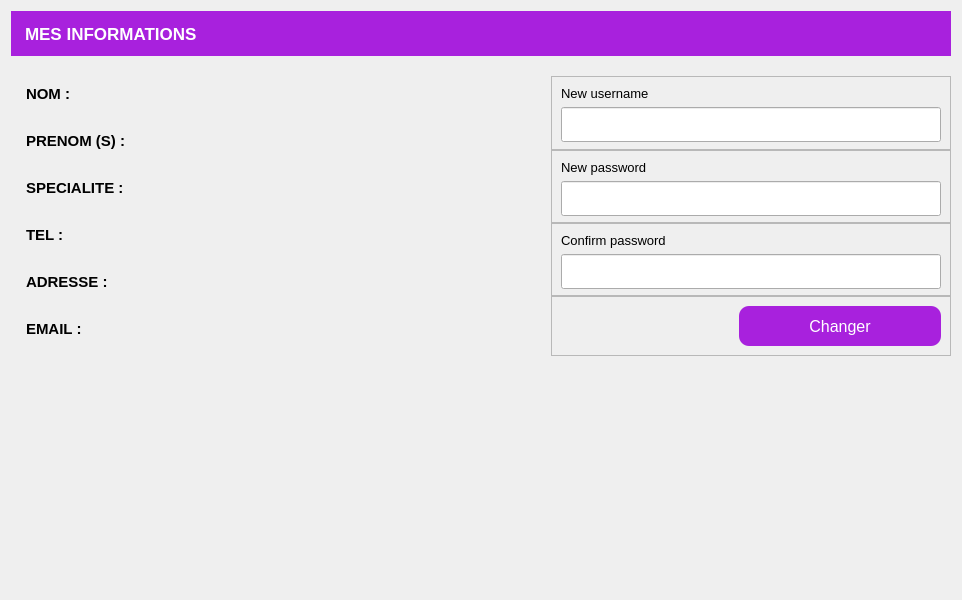
            <widget class="QWidget" name="page_4">
             <layout class="QVBoxLayout" name="verticalLayout_37">
              <item>
               <widget class="QFrame" name="frame_55">
                <property name="frameShape">
                 <enum>QFrame::NoFrame</enum>
                </property>
                <property name="frameShadow">
                 <enum>QFrame::Raised</enum>
                </property>
                <layout class="QVBoxLayout" name="verticalLayout_36">
                 <property name="spacing">
                  <number>0</number>
                 </property>
                 <property name="leftMargin">
                  <number>0</number>
                 </property>
                 <property name="topMargin">
                  <number>0</number>
                 </property>
                 <property name="rightMargin">
                  <number>0</number>
                 </property>
                 <item>
                  <widget class="QFrame" name="frame_56">
                   <property name="minimumSize">
                    <size>
                     <width>0</width>
                     <height>45</height>
                    </size>
                   </property>
                   <property name="maximumSize">
                    <size>
                     <width>16777215</width>
                     <height>50</height>
                    </size>
                   </property>
                   <property name="styleSheet">
                    <string notr="true">background-color: rgb(168, 33, 221);
color: rgb(255, 255, 255);</string>
                   </property>
                   <property name="frameShape">
                    <enum>QFrame::NoFrame</enum>
                   </property>
                   <property name="frameShadow">
                    <enum>QFrame::Raised</enum>
                   </property>
                   <layout class="QHBoxLayout" name="horizontalLayout_29">
                    <property name="leftMargin">
                     <number>14</number>
                    </property>
                    <property name="topMargin">
                     <number>0</number>
                    </property>
                    <property name="bottomMargin">
                     <number>0</number>
                    </property>
                    <item>
                     <widget class="QLabel" name="label_41">
                      <property name="font">
                       <font>
                        <pointsize>13</pointsize>
                        <weight>75</weight>
                        <bold>true</bold>
                       </font>
                      </property>
                      <property name="text">
                       <string>MES INFORMATIONS</string>
                      </property>
                     </widget>
                    </item>
                    <item>
                     <widget class="QPushButton" name="btnRetourGestPatient_3">
                      <property name="maximumSize">
                       <size>
                        <width>55</width>
                        <height>45</height>
                       </size>
                      </property>
                      <property name="cursor">
                       <cursorShape>PointingHandCursor</cursorShape>
                      </property>
                      <property name="styleSheet">
                       <string notr="true">border: none;</string>
                      </property>
                      <property name="text">
                       <string/>
                      </property>
                      <property name="iconSize">
                       <size>
                        <width>45</width>
                        <height>45</height>
                       </size>
                      </property>
                      <property name="flat">
                       <bool>true</bool>
                      </property>
                     </widget>
                    </item>
                   </layout>
                  </widget>
                 </item>
                 <item>
                  <widget class="QFrame" name="frame_57">
                   <property name="frameShape">
                    <enum>QFrame::NoFrame</enum>
                   </property>
                   <property name="frameShadow">
                    <enum>QFrame::Raised</enum>
                   </property>
                   <layout class="QHBoxLayout" name="horizontalLayout_40">
                    <property name="spacing">
                     <number>0</number>
                    </property>
                    <property name="leftMargin">
                     <number>0</number>
                    </property>
                    <property name="topMargin">
                     <number>0</number>
                    </property>
                    <property name="rightMargin">
                     <number>0</number>
                    </property>
                    <property name="bottomMargin">
                     <number>0</number>
                    </property>
                    <item>
                     <widget class="QFrame" name="info_2">
                      <property name="minimumSize">
                       <size>
                        <width>500</width>
                        <height>250</height>
                       </size>
                      </property>
                      <property name="maximumSize">
                       <size>
                        <width>500</width>
                        <height>300</height>
                       </size>
                      </property>
                      <layout class="QGridLayout" name="gridLayout_2">
                       <property name="leftMargin">
                        <number>15</number>
                       </property>
                       <property name="spacing">
                        <number>0</number>
                       </property>
                       <item row="0" column="1">
                        <widget class="QLabel" name="LA_nom_M">
                         <property name="minimumSize">
                          <size>
                           <width>0</width>
                           <height>57</height>
                          </size>
                         </property>
                         <property name="font">
                          <font>
                           <pointsize>10</pointsize>
                           <weight>75</weight>
                           <bold>true</bold>
                          </font>
                         </property>
                         <property name="text">
                          <string/>
                         </property>
                        </widget>
                       </item>
                       <item row="5" column="1">
                        <widget class="QLabel" name="LA_email_M">
                         <property name="minimumSize">
                          <size>
                           <width>0</width>
                           <height>57</height>
                          </size>
                         </property>
                         <property name="font">
                          <font>
                           <pointsize>10</pointsize>
                           <weight>75</weight>
                           <bold>true</bold>
                          </font>
                         </property>
                         <property name="text">
                          <string/>
                         </property>
                        </widget>
                       </item>
                       <item row="2" column="1">
                        <widget class="QLabel" name="LA_specialite_M">
                         <property name="minimumSize">
                          <size>
                           <width>0</width>
                           <height>57</height>
                          </size>
                         </property>
                         <property name="font">
                          <font>
                           <pointsize>10</pointsize>
                           <weight>75</weight>
                           <bold>true</bold>
                          </font>
                         </property>
                         <property name="text">
                          <string/>
                         </property>
                        </widget>
                       </item>
                       <item row="1" column="0">
                        <widget class="QLabel" name="label_42">
                         <property name="minimumSize">
                          <size>
                           <width>0</width>
                           <height>57</height>
                          </size>
                         </property>
                         <property name="font">
                          <font>
                           <pointsize>11</pointsize>
                           <weight>75</weight>
                           <bold>true</bold>
                          </font>
                         </property>
                         <property name="text">
                          <string>PRENOM (S) :</string>
                         </property>
                        </widget>
                       </item>
                       <item row="0" column="0">
                        <widget class="QLabel" name="label_43">
                         <property name="minimumSize">
                          <size>
                           <width>0</width>
                           <height>57</height>
                          </size>
                         </property>
                         <property name="maximumSize">
                          <size>
                           <width>235</width>
                           <height>16777215</height>
                          </size>
                         </property>
                         <property name="font">
                          <font>
                           <pointsize>11</pointsize>
                           <weight>75</weight>
                           <bold>true</bold>
                          </font>
                         </property>
                         <property name="text">
                          <string>NOM :</string>
                         </property>
                        </widget>
                       </item>
                       <item row="2" column="0">
                        <widget class="QLabel" name="label_44">
                         <property name="minimumSize">
                          <size>
                           <width>0</width>
                           <height>57</height>
                          </size>
                         </property>
                         <property name="font">
                          <font>
                           <pointsize>11</pointsize>
                           <weight>75</weight>
                           <bold>true</bold>
                          </font>
                         </property>
                         <property name="text">
                          <string>SPECIALITE :</string>
                         </property>
                        </widget>
                       </item>
                       <item row="3" column="0">
                        <widget class="QLabel" name="label_45">
                         <property name="minimumSize">
                          <size>
                           <width>0</width>
                           <height>57</height>
                          </size>
                         </property>
                         <property name="font">
                          <font>
                           <pointsize>11</pointsize>
                           <weight>75</weight>
                           <bold>true</bold>
                          </font>
                         </property>
                         <property name="text">
                          <string>TEL :</string>
                         </property>
                        </widget>
                       </item>
                       <item row="3" column="1">
                        <widget class="QLabel" name="LA_tel_M">
                         <property name="minimumSize">
                          <size>
                           <width>0</width>
                           <height>57</height>
                          </size>
                         </property>
                         <property name="font">
                          <font>
                           <pointsize>10</pointsize>
                           <weight>75</weight>
                           <bold>true</bold>
                          </font>
                         </property>
                         <property name="text">
                          <string/>
                         </property>
                        </widget>
                       </item>
                       <item row="4" column="0">
                        <widget class="QLabel" name="label_46">
                         <property name="minimumSize">
                          <size>
                           <width>0</width>
                           <height>57</height>
                          </size>
                         </property>
                         <property name="font">
                          <font>
                           <pointsize>11</pointsize>
                           <weight>75</weight>
                           <bold>true</bold>
                          </font>
                         </property>
                         <property name="text">
                          <string>ADRESSE :</string>
                         </property>
                        </widget>
                       </item>
                       <item row="1" column="1">
                        <widget class="QLabel" name="LA_prenom_M">
                         <property name="minimumSize">
                          <size>
                           <width>0</width>
                           <height>57</height>
                          </size>
                         </property>
                         <property name="font">
                          <font>
                           <pointsize>10</pointsize>
                           <weight>75</weight>
                           <bold>true</bold>
                          </font>
                         </property>
                         <property name="text">
                          <string/>
                         </property>
                        </widget>
                       </item>
                       <item row="4" column="1">
                        <widget class="QLabel" name="LA_adresse_M">
                         <property name="minimumSize">
                          <size>
                           <width>0</width>
                           <height>57</height>
                          </size>
                         </property>
                         <property name="font">
                          <font>
                           <pointsize>10</pointsize>
                           <weight>75</weight>
                           <bold>true</bold>
                          </font>
                         </property>
                         <property name="text">
                          <string/>
                         </property>
                        </widget>
                       </item>
                       <item row="5" column="0">
                        <widget class="QLabel" name="label_47">
                         <property name="minimumSize">
                          <size>
                           <width>0</width>
                           <height>57</height>
                          </size>
                         </property>
                         <property name="font">
                          <font>
                           <pointsize>11</pointsize>
                           <weight>75</weight>
                           <bold>true</bold>
                          </font>
                         </property>
                         <property name="text">
                          <string>EMAIL :</string>
                         </property>
                        </widget>
                       </item>
                      </layout>
                     </widget>
                    </item>
                    <item>
                     <spacer name="horizontalSpacer_4">
                      <property name="orientation">
                       <enum>Qt::Horizontal</enum>
                      </property>
                      <property name="sizeHint" stdset="0">
                       <size>
                        <width>40</width>
                        <height>20</height>
                       </size>
                      </property>
                     </spacer>
                    </item>
                    <item>
                     <widget class="QFrame" name="frame_58">
                      <property name="minimumSize">
                       <size>
                        <width>400</width>
                        <height>250</height>
                       </size>
                      </property>
                      <property name="maximumSize">
                       <size>
                        <width>400</width>
                        <height>300</height>
                       </size>
                      </property>
                      <property name="frameShape">
                       <enum>QFrame::NoFrame</enum>
                      </property>
                      <property name="frameShadow">
                       <enum>QFrame::Raised</enum>
                      </property>
                      <layout class="QVBoxLayout" name="verticalLayout_35">
                       <property name="spacing">
                        <number>0</number>
                       </property>
                       <property name="leftMargin">
                        <number>0</number>
                       </property>
                       <property name="topMargin">
                        <number>20</number>
                       </property>
                       <property name="rightMargin">
                        <number>0</number>
                       </property>
                       <property name="bottomMargin">
                        <number>0</number>
                       </property>
                       <item>
                        <widget class="QFrame" name="frame_59">
                         <property name="frameShape">
                          <enum>QFrame::StyledPanel</enum>
                         </property>
                         <property name="frameShadow">
                          <enum>QFrame::Raised</enum>
                         </property>
                         <layout class="QVBoxLayout" name="verticalLayout_32">
                          <item>
                           <widget class="QLabel" name="label_48">
                            <property name="font">
                             <font>
                              <pointsize>10</pointsize>
                             </font>
                            </property>
                            <property name="text">
                             <string>New username</string>
                            </property>
                           </widget>
                          </item>
                          <item>
                           <widget class="QLineEdit" name="L_username">
                            <property name="minimumSize">
                             <size>
                              <width>0</width>
                              <height>35</height>
                             </size>
                            </property>
                            <property name="font">
                             <font>
                              <pointsize>11</pointsize>
                             </font>
                            </property>
                           </widget>
                          </item>
                         </layout>
                        </widget>
                       </item>
                       <item>
                        <widget class="QFrame" name="frame_60">
                         <property name="frameShape">
                          <enum>QFrame::StyledPanel</enum>
                         </property>
                         <property name="frameShadow">
                          <enum>QFrame::Raised</enum>
                         </property>
                         <layout class="QVBoxLayout" name="verticalLayout_33">
                          <item>
                           <widget class="QLabel" name="label_49">
                            <property name="font">
                             <font>
                              <pointsize>10</pointsize>
                             </font>
                            </property>
                            <property name="text">
                             <string>New password</string>
                            </property>
                           </widget>
                          </item>
                          <item>
                           <widget class="QLineEdit" name="L_password">
                            <property name="minimumSize">
                             <size>
                              <width>0</width>
                              <height>35</height>
                             </size>
                            </property>
                            <property name="font">
                             <font>
                              <pointsize>11</pointsize>
                             </font>
                            </property>
                            <property name="echoMode">
                             <enum>QLineEdit::Password</enum>
                            </property>
                           </widget>
                          </item>
                         </layout>
                        </widget>
                       </item>
                       <item>
                        <widget class="QFrame" name="frame_61">
                         <property name="frameShape">
                          <enum>QFrame::StyledPanel</enum>
                         </property>
                         <property name="frameShadow">
                          <enum>QFrame::Raised</enum>
                         </property>
                         <layout class="QVBoxLayout" name="verticalLayout_34">
                          <item>
                           <widget class="QLabel" name="label_50">
                            <property name="font">
                             <font>
                              <pointsize>10</pointsize>
                             </font>
                            </property>
                            <property name="text">
                             <string>Confirm password</string>
                            </property>
                           </widget>
                          </item>
                          <item>
                           <widget class="QLineEdit" name="L_password_confirm">
                            <property name="minimumSize">
                             <size>
                              <width>0</width>
                              <height>35</height>
                             </size>
                            </property>
                            <property name="font">
                             <font>
                              <pointsize>11</pointsize>
                             </font>
                            </property>
                            <property name="echoMode">
                             <enum>QLineEdit::Password</enum>
                            </property>
                           </widget>
                          </item>
                         </layout>
                        </widget>
                       </item>
                       <item>
                        <widget class="QFrame" name="frame_62">
                         <property name="frameShape">
                          <enum>QFrame::StyledPanel</enum>
                         </property>
                         <property name="frameShadow">
                          <enum>QFrame::Raised</enum>
                         </property>
                         <layout class="QHBoxLayout" name="horizontalLayout_41">
                          <item>
                           <spacer name="horizontalSpacer_3">
                            <property name="orientation">
                             <enum>Qt::Horizontal</enum>
                            </property>
                            <property name="sizeHint" stdset="0">
                             <size>
                              <width>169</width>
                              <height>20</height>
                             </size>
                            </property>
                           </spacer>
                          </item>
                          <item>
                           <widget class="QPushButton" name="btnChanger">
                            <property name="minimumSize">
                             <size>
                              <width>202</width>
                              <height>40</height>
                             </size>
                            </property>
                            <property name="font">
                             <font>
                              <pointsize>12</pointsize>
                             </font>
                            </property>
                            <property name="cursor">
                             <cursorShape>PointingHandCursor</cursorShape>
                            </property>
                            <property name="styleSheet">
                             <string notr="true">background-color: rgb(168, 33, 221);
color: rgb(255, 255, 255);
border: none;
border-radius: 10px;</string>
                            </property>
                            <property name="text">
                             <string>Changer</string>
                            </property>
                            <property name="iconSize">
                             <size>
                              <width>25</width>
                              <height>25</height>
                             </size>
                            </property>
                           </widget>
                          </item>
                         </layout>
                        </widget>
                       </item>
                      </layout>
                     </widget>
                    </item>
                   </layout>
                  </widget>
                 </item>
                </layout>
               </widget>
              </item>
              <item>
               <spacer name="verticalSpacer_5">
                <property name="orientation">
                 <enum>Qt::Vertical</enum>
                </property>
                <property name="sizeHint" stdset="0">
                 <size>
                  <width>20</width>
                  <height>224</height>
                 </size>
                </property>
               </spacer>
              </item>
             </layout>
            </widget>
